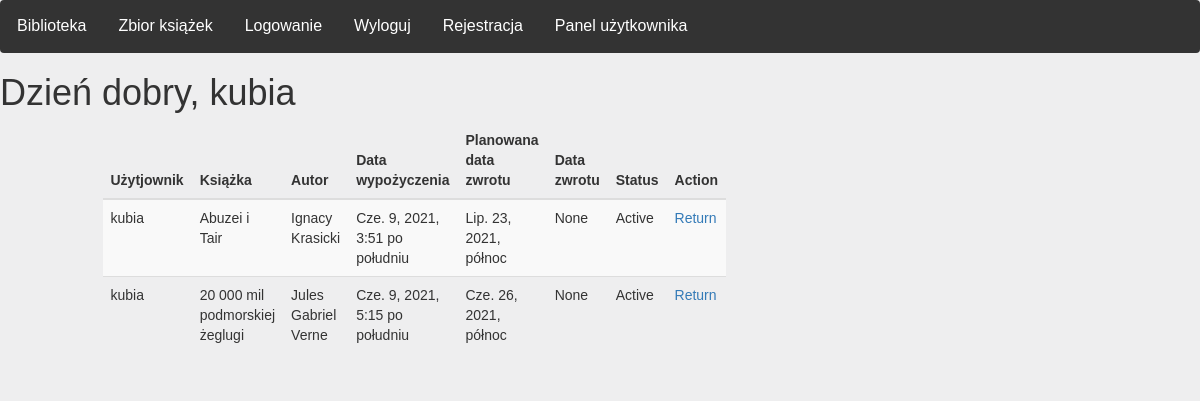
/user_view/ (signed in), run on the app's committed database.
### main_library/models.py (models this page shows)
class RentalList(models.Model):
    book_id = models.ForeignKey(Bookshelf, default=None, on_delete=models.SET_DEFAULT, null=True)
    user_id = models.ForeignKey(User, default=None, on_delete=models.SET_DEFAULT)
    check_out_date = models.DateTimeField(auto_now_add=True)
    planned_date_of_return = models.DateTimeField(default=None, null=True)
    date_of_return = models.DateTimeField(default=None, null=True)
    status = models.TextField(default='Active')

class Bookshelf(models.Model):
    kind = models.TextField(default='')
    title = models.TextField(default='')
    author = models.TextField(default='')
    epoch = models.TextField(default='')
    genre = models.TextField(default='')
    quantity = models.IntegerField(default=random.randint(0, 10))

### main_library/views.py (the view)
# urls.py: path('user_view/', views.user_view, name='user_view'),
def user_view(request):
    if request.user.is_authenticated:
        user_id = User.objects.get(pk = request.user.id)
        books = RentalList.objects.filter(user_id = request.user.id).order_by('status', '-date_of_return')
        return render(request, 'main_library/user_view.html', {'name': request.user.username, 'books': books})
    else:
        return redirect("login")

### main_library/templates/main_library/user_view.html (shortened to what this page needs)
{% extends "main_library/base.html" %}
{% block content %}
<h1>Dzień dobry, {{ name }} </h1>
<div class="row">
    <div class="col-md-1"></div>
    <div class="col-md-5">
<table class="table table-dark table-striped" >
            <thead>
              <tr>
                  <th>Użytjownik</th>
                  <th>Książka</th>
                  <th>Autor</th>
                  <th>Data wypożyczenia</th>
                  <th>Planowana data zwrotu</th>
                  <th>Data zwrotu</th>
                  <th>Status</th>
                  <th>Action</th>
              </tr>
            </thead>
                {% for n in books %}
                <tr>
                    <td> {{ n.user_id }} </td>
                    <td> {{ n.book_id.title }} </td>
                    <td> {{ n.book_id.author }} </td>
                    <td> {{ n.check_out_date }} </td>
                    <td> {{ n.planned_date_of_return }} </td>
                    <td> {{ n.date_of_return }} </td>
                    <td> {{ n.status }} </td>
                    <td> <a href="{% url 'return_book' n.id %}"> Return </a> </td>
                </tr>
                {% endfor %}
        </table>
{% endblock %}

### main_library/templates/main_library/base.html (style rules this page uses)
body { font-family: Arial, Helvetica, sans-serif; margin: 0; background-color: #EEEEEF; }

### data on the page
RentalList: user_id "kubia", book_id "Abuzei i Tair", book_id.author "Ignacy Krasicki", check_out_date "Cze. 9, 2021, 3:51 po południu", planned_date_of_return "Lip. 23, 2021, północ", date_of_return "None", status "Active"
RentalList: user_id "kubia", book_id "20 000 mil podmorskiej żeglugi", book_id.author "Jules Gabriel Verne", check_out_date "Cze. 9, 2021, 5:15 po południu", planned_date_of_return "Cze. 26, 2021, północ", date_of_return "None", status "Active"

### other printed values
{{ name }} "kubia"
